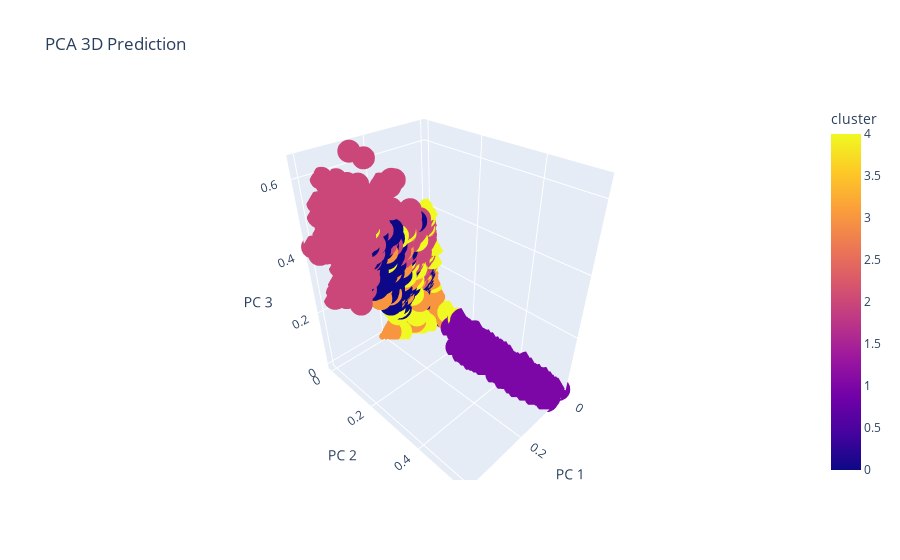

Here is the notebook cell this chart was saved with:
### Code cell
fig = px.scatter_3d(
    W_df, x='x1', y='x2', z='x3', color=W_df['cluster'],
    labels={'x1': 'PC 1', 'x2': 'PC 2', 'x3': 'PC 3'}, title='PCA 3D Prediction'
)
fig.show()

### Figure 1 — Plotly figure (JSON) as saved in the notebook; plotly's stock layout.template omitted (floating-point values rounded to 4 significant figures; data arrays with more than 128 entries replaced by an {"elided": "..."} marker saying what was removed)
{"data": [{"hovertemplate": "PC 1=%{x}<br>PC 2=%{y}<br>PC 3=%{z}<br>cluster=%{marker.color}<extra></extra>", "legendgroup": "", "marker": {"color": {"elided": "1725 int values"}, "coloraxis": "coloraxis", "symbol": "circle"}, "mode": "markers", "name": "", "scene": "scene", "showlegend": false, "type": "scatter3d", "x": {"elided": "1725 float values"}, "y": {"elided": "1725 float values"}, "z": {"elided": "1725 float values"}}], "layout": {"coloraxis": {"colorbar": {"title": {"text": "cluster"}}, "colorscale": [[0, "#0d0887"], [0.1111, "#46039f"], [0.2222, "#7201a8"], [0.3333, "#9c179e"], [0.4444, "#bd3786"], [0.5556, "#d8576b"], [0.6667, "#ed7953"], [0.7778, "#fb9f3a"], [0.8889, "#fdca26"], [1, "#f0f921"]]}, "legend": {"tracegroupgap": 0}, "scene": {"domain": {"x": [0, 1], "y": [0, 1]}, "xaxis": {"title": {"text": "PC 1"}}, "yaxis": {"title": {"text": "PC 2"}}, "zaxis": {"title": {"text": "PC 3"}}}, "title": {"text": "PCA 3D Prediction"}}}
